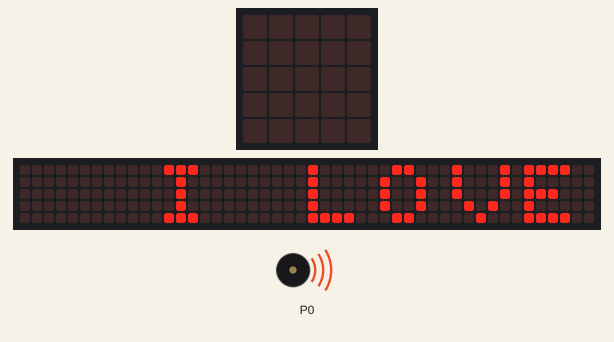
The program below on a simulated BBC micro:bit (MakeCode). Shown: the board's 5×5 LED display, a strip that is not on the board, showing the scrolling text unrolled, buzzer (waves = sounding). The 48×5 strip is a reading aid, not a part: it shows the text the display is scrolling, unrolled, one strip-width of it at a time.

Above: at 0.18 s.
At 11.9 s:
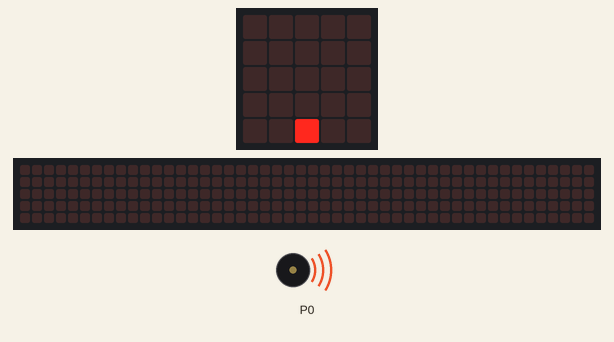
At 19.9 s:
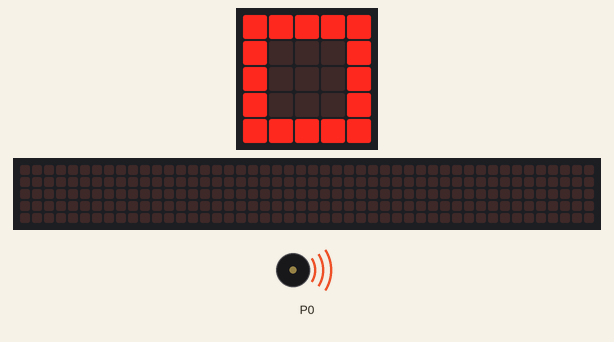
At 39.21 s:
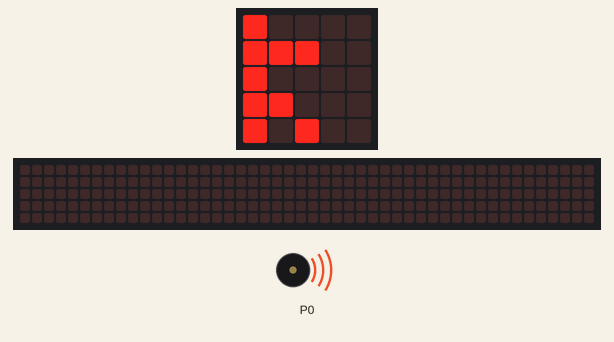
Timing chart, 0 to 40.0 s (numbered marks = the images above):
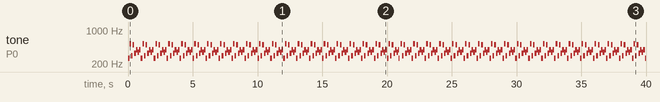

Measured:
- by itself, tone on P0: plays 262 Hz for 0.13 s, 523 Hz for 0.13 s, 294 Hz for 0.13 s, 494 Hz for 0.13 s, 330 Hz for 0.13 s, 392 Hz for 0.13 s … (321 notes in this stretch)
- what the display in image 1 shows lasts 0.4 s, from 11.7 s to 12.1 s

The program:

main.ts
```typescript
basic.forever(function () {
    music.play(music.stringPlayable("C C5 D B E G F G ", 500), music.PlaybackMode.LoopingInBackground)
    basic.showString("  I LOVE YOU")
    basic.showLeds(`
        . . . . .
        . . . . .
        . . . . .
        . . . . .
        . . # . .
        `)
    basic.showLeds(`
        . . . . .
        . . . . .
        . . . . .
        . # # # .
        . . . . .
        `)
    basic.showLeds(`
        . . . . .
        . . . . .
        # . . . #
        . . . . .
        . . . . .
        `)
    basic.showLeds(`
        . . . . .
        # . # . #
        . . . . .
        . . . . .
        . . . . .
        `)
    basic.showLeds(`
        . # . # .
        . . . . .
        . . . . .
        . . . . .
        . . . . .
        `)
    basic.showLeds(`
        . # . # .
        # # # # #
        # # # # #
        . # # # .
        . . # . .
        `)
    basic.showLeds(`
        . . # . .
        # # # # #
        . . # . .
        . # . # .
        . # . # .
        `)
    basic.showLeds(`
        . . . . .
        # . # . #
        . # # # .
        . . # . .
        . # . # .
        `)
    basic.showLeds(`
        . . # . .
        # # # # #
        . . # . .
        . # . # .
        . # . # .
        `)
    basic.showLeds(`
        . . . . .
        # . # . #
        . # # # .
        . . # . .
        . # . # .
        `)
    basic.showLeds(`
        . . # . #
        . # # # .
        # . # . .
        . # . # .
        . # . # .
        `)
    basic.showLeds(`
        # . # . .
        . # # # .
        . . # . #
        . # . # .
        . # . # .
        `)
    basic.showLeds(`
        . # . . .
        # # # # .
        . # . . .
        # . # . .
        # . # . .
        `)
    basic.showLeds(`
        . . . # .
        . # # # #
        . . . # .
        . . # . #
        . . # . #
        `)
    basic.showLeds(`
        # . # . #
        . # # # .
        . . # . .
        . . # # .
        . . # . #
        `)
    basic.showLeds(`
        # . # . #
        . # # # .
        . . # . .
        . # # . .
        # . # . .
        `)
    basic.showLeds(`
        # . . . .
        # # # . .
        # . . . .
        # # . . .
        # . # . .
        `)
    basic.showLeds(`
        . . . . #
        . . # # #
        . . . . #
        . . . # #
        . . # . #
        `)
    basic.showLeds(`
        . . . . .
        . . . . .
        . . # . .
        . . . . .
        . . . . .
        `)
    basic.showLeds(`
        . . . . .
        . # # # .
        . # . # .
        . # # # .
        . . . . .
        `)
    basic.showLeds(`
        # # # # #
        # . . . #
        # . . . #
        # . . . #
        # # # # #
        `)
    basic.showLeds(`
        . . . . .
        . # # # .
        . # . # .
        . # # # .
        . . . . .
        `)
    basic.showLeds(`
        . . . . .
        . . . . .
        . . # . .
        . . . . .
        . . . . .
        `)
})
```

test.ts
```typescript
// testes vão aqui; isto não será compilado quando este pacote for usado como uma extensão.
```
